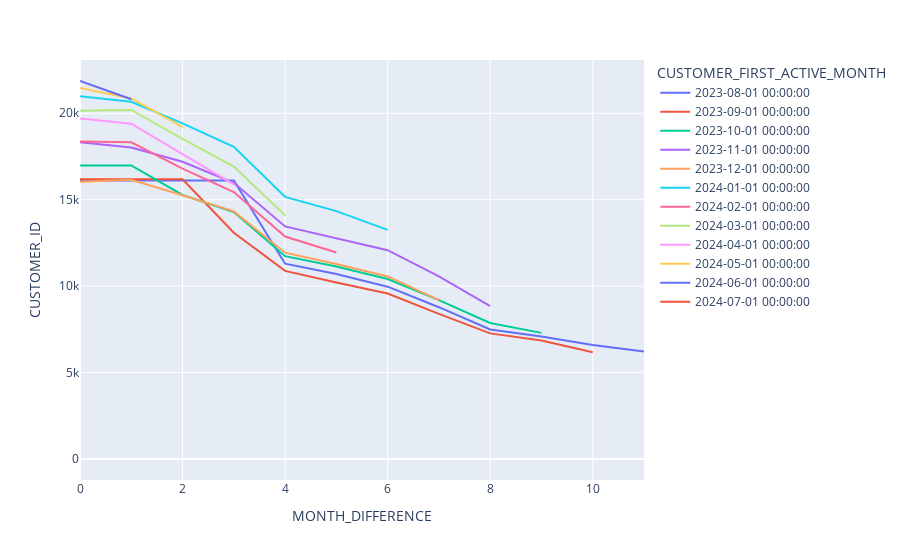
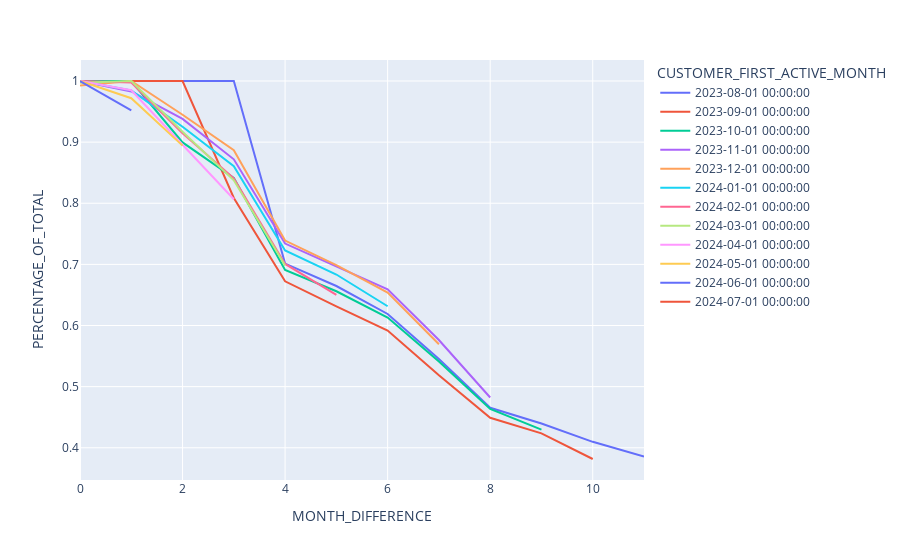

Source (notebook cell) for these figures, in order:
### Code cell
##Draw some retention curves for easy analysis across cohorts

## Just show last year for cleaner retention curves 
month_grouping = month_grouping[month_grouping['CUSTOMER_FIRST_ACTIVE_MONTH'] >= '2023-08-01 00:00:00']
fig = px.line(month_grouping, x="MONTH_DIFFERENCE", y="CUSTOMER_ID", color='CUSTOMER_FIRST_ACTIVE_MONTH')
fig.show()


month_grouping['PERCENTAGE_OF_TOTAL'] = month_grouping['CUSTOMER_ID'] / month_grouping.groupby('CUSTOMER_FIRST_ACTIVE_MONTH')['CUSTOMER_ID'].transform('max')
fig = px.line(month_grouping, x="MONTH_DIFFERENCE", y="PERCENTAGE_OF_TOTAL", color='CUSTOMER_FIRST_ACTIVE_MONTH')
fig.show()

### Figure 1 — Plotly figure (JSON) as saved in the notebook; plotly's stock layout.template omitted (floating-point values rounded to 4 significant figures)
{"data": [{"hovertemplate": "CUSTOMER_FIRST_ACTIVE_MONTH=2023-08-01 00:00:00<br>MONTH_DIFFERENCE=%{x}<br>CUSTOMER_ID=%{y}<extra></extra>", "legendgroup": "2023-08-01 00:00:00", "line": {"color": "#636efa", "dash": "solid"}, "marker": {"symbol": "circle"}, "mode": "lines", "name": "2023-08-01 00:00:00", "orientation": "v", "showlegend": true, "type": "scatter", "x": [0, 1, 2, 3, 4, 5, 6, 7, 8, 9, 10, 11], "xaxis": "x", "y": [16109, 16109, 16109, 16109, 11298, 10706, 9969, 8782, 7496, 7082, 6600, 6212], "yaxis": "y"}, {"hovertemplate": "CUSTOMER_FIRST_ACTIVE_MONTH=2023-09-01 00:00:00<br>MONTH_DIFFERENCE=%{x}<br>CUSTOMER_ID=%{y}<extra></extra>", "legendgroup": "2023-09-01 00:00:00", "line": {"color": "#EF553B", "dash": "solid"}, "marker": {"symbol": "circle"}, "mode": "lines", "name": "2023-09-01 00:00:00", "orientation": "v", "showlegend": true, "type": "scatter", "x": [0, 1, 2, 3, 4, 5, 6, 7, 8, 9, 10], "xaxis": "x", "y": [16184, 16184, 16184, 13088, 10881, 10216, 9577, 8392, 7268, 6856, 6176], "yaxis": "y"}, {"hovertemplate": "CUSTOMER_FIRST_ACTIVE_MONTH=2023-10-01 00:00:00<br>MONTH_DIFFERENCE=%{x}<br>CUSTOMER_ID=%{y}<extra></extra>", "legendgroup": "2023-10-01 00:00:00", "line": {"color": "#00cc96", "dash": "solid"}, "marker": {"symbol": "circle"}, "mode": "lines", "name": "2023-10-01 00:00:00", "orientation": "v", "showlegend": true, "type": "scatter", "x": [0, 1, 2, 3, 4, 5, 6, 7, 8, 9], "xaxis": "x", "y": [16981, 16981, 15275, 14285, 11734, 11140, 10411, 9190, 7873, 7298], "yaxis": "y"}, {"hovertemplate": "CUSTOMER_FIRST_ACTIVE_MONTH=2023-11-01 00:00:00<br>MONTH_DIFFERENCE=%{x}<br>CUSTOMER_ID=%{y}<extra></extra>", "legendgroup": "2023-11-01 00:00:00", "line": {"color": "#ab63fa", "dash": "solid"}, "marker": {"symbol": "circle"}, "mode": "lines", "name": "2023-11-01 00:00:00", "orientation": "v", "showlegend": true, "type": "scatter", "x": [0, 1, 2, 3, 4, 5, 6, 7, 8], "xaxis": "x", "y": [18329, 18016, 17194, 15980, 13454, 12779, 12081, 10563, 8839], "yaxis": "y"}, {"hovertemplate": "CUSTOMER_FIRST_ACTIVE_MONTH=2023-12-01 00:00:00<br>MONTH_DIFFERENCE=%{x}<br>CUSTOMER_ID=%{y}<extra></extra>", "legendgroup": "2023-12-01 00:00:00", "line": {"color": "#FFA15A", "dash": "solid"}, "marker": {"symbol": "circle"}, "mode": "lines", "name": "2023-12-01 00:00:00", "orientation": "v", "showlegend": true, "type": "scatter", "x": [0, 1, 2, 3, 4, 5, 6, 7], "xaxis": "x", "y": [16035, 16152, 15261, 14323, 11936, 11286, 10562, 9196], "yaxis": "y"}, {"hovertemplate": "CUSTOMER_FIRST_ACTIVE_MONTH=2024-01-01 00:00:00<br>MONTH_DIFFERENCE=%{x}<br>CUSTOMER_ID=%{y}<extra></extra>", "legendgroup": "2024-01-01 00:00:00", "line": {"color": "#19d3f3", "dash": "solid"}, "marker": {"symbol": "circle"}, "mode": "lines", "name": "2024-01-01 00:00:00", "orientation": "v", "showlegend": true, "type": "scatter", "x": [0, 1, 2, 3, 4, 5, 6], "xaxis": "x", "y": [20986, 20664, 19416, 18062, 15166, 14342, 13253], "yaxis": "y"}, {"hovertemplate": "CUSTOMER_FIRST_ACTIVE_MONTH=2024-02-01 00:00:00<br>MONTH_DIFFERENCE=%{x}<br>CUSTOMER_ID=%{y}<extra></extra>", "legendgroup": "2024-02-01 00:00:00", "line": {"color": "#FF6692", "dash": "solid"}, "marker": {"symbol": "circle"}, "mode": "lines", "name": "2024-02-01 00:00:00", "orientation": "v", "showlegend": true, "type": "scatter", "x": [0, 1, 2, 3, 4, 5], "xaxis": "x", "y": [18369, 18322, 16798, 15444, 12871, 11944], "yaxis": "y"}, {"hovertemplate": "CUSTOMER_FIRST_ACTIVE_MONTH=2024-03-01 00:00:00<br>MONTH_DIFFERENCE=%{x}<br>CUSTOMER_ID=%{y}<extra></extra>", "legendgroup": "2024-03-01 00:00:00", "line": {"color": "#B6E880", "dash": "solid"}, "marker": {"symbol": "circle"}, "mode": "lines", "name": "2024-03-01 00:00:00", "orientation": "v", "showlegend": true, "type": "scatter", "x": [0, 1, 2, 3, 4], "xaxis": "x", "y": [20142, 20196, 18517, 16914, 14099], "yaxis": "y"}, {"hovertemplate": "CUSTOMER_FIRST_ACTIVE_MONTH=2024-04-01 00:00:00<br>MONTH_DIFFERENCE=%{x}<br>CUSTOMER_ID=%{y}<extra></extra>", "legendgroup": "2024-04-01 00:00:00", "line": {"color": "#FF97FF", "dash": "solid"}, "marker": {"symbol": "circle"}, "mode": "lines", "name": "2024-04-01 00:00:00", "orientation": "v", "showlegend": true, "type": "scatter", "x": [0, 1, 2, 3], "xaxis": "x", "y": [19695, 19398, 17642, 15887], "yaxis": "y"}, {"hovertemplate": "CUSTOMER_FIRST_ACTIVE_MONTH=2024-05-01 00:00:00<br>MONTH_DIFFERENCE=%{x}<br>CUSTOMER_ID=%{y}<extra></extra>", "legendgroup": "2024-05-01 00:00:00", "line": {"color": "#FECB52", "dash": "solid"}, "marker": {"symbol": "circle"}, "mode": "lines", "name": "2024-05-01 00:00:00", "orientation": "v", "showlegend": true, "type": "scatter", "x": [0, 1, 2], "xaxis": "x", "y": [21463, 20859, 19194], "yaxis": "y"}, {"hovertemplate": "CUSTOMER_FIRST_ACTIVE_MONTH=2024-06-01 00:00:00<br>MONTH_DIFFERENCE=%{x}<br>CUSTOMER_ID=%{y}<extra></extra>", "legendgroup": "2024-06-01 00:00:00", "line": {"color": "#636efa", "dash": "solid"}, "marker": {"symbol": "circle"}, "mode": "lines", "name": "2024-06-01 00:00:00", "orientation": "v", "showlegend": true, "type": "scatter", "x": [0, 1], "xaxis": "x", "y": [21867, 20812], "yaxis": "y"}, {"hovertemplate": "CUSTOMER_FIRST_ACTIVE_MONTH=2024-07-01 00:00:00<br>MONTH_DIFFERENCE=%{x}<br>CUSTOMER_ID=%{y}<extra></extra>", "legendgroup": "2024-07-01 00:00:00", "line": {"color": "#EF553B", "dash": "solid"}, "marker": {"symbol": "circle"}, "mode": "lines", "name": "2024-07-01 00:00:00", "orientation": "v", "showlegend": true, "type": "scatter", "x": [0], "xaxis": "x", "y": [1], "yaxis": "y"}], "layout": {"autosize": true, "legend": {"title": {"text": "CUSTOMER_FIRST_ACTIVE_MONTH"}, "tracegroupgap": 0}, "margin": {"t": 60}, "xaxis": {"anchor": "y", "autorange": true, "domain": [0, 1], "range": [0, 11], "title": {"text": "MONTH_DIFFERENCE"}, "type": "linear"}, "yaxis": {"anchor": "x", "autorange": true, "domain": [0, 1], "range": [-1214.0, 23080.0], "title": {"text": "CUSTOMER_ID"}, "type": "linear"}}}

### Figure 2 — Plotly figure (JSON) as saved in the notebook; plotly's stock layout.template omitted (floating-point values rounded to 4 significant figures)
{"data": [{"hovertemplate": "CUSTOMER_FIRST_ACTIVE_MONTH=2023-08-01 00:00:00<br>MONTH_DIFFERENCE=%{x}<br>PERCENTAGE_OF_TOTAL=%{y}<extra></extra>", "legendgroup": "2023-08-01 00:00:00", "line": {"color": "#636efa", "dash": "solid"}, "marker": {"symbol": "circle"}, "mode": "lines", "name": "2023-08-01 00:00:00", "orientation": "v", "showlegend": true, "type": "scatter", "x": [0, 1, 2, 3, 4, 5, 6, 7, 8, 9, 10, 11], "xaxis": "x", "y": [1, 1, 1, 1, 0.7013, 0.6646, 0.6188, 0.5452, 0.4653, 0.4396, 0.4097, 0.3856], "yaxis": "y"}, {"hovertemplate": "CUSTOMER_FIRST_ACTIVE_MONTH=2023-09-01 00:00:00<br>MONTH_DIFFERENCE=%{x}<br>PERCENTAGE_OF_TOTAL=%{y}<extra></extra>", "legendgroup": "2023-09-01 00:00:00", "line": {"color": "#EF553B", "dash": "solid"}, "marker": {"symbol": "circle"}, "mode": "lines", "name": "2023-09-01 00:00:00", "orientation": "v", "showlegend": true, "type": "scatter", "x": [0, 1, 2, 3, 4, 5, 6, 7, 8, 9, 10], "xaxis": "x", "y": [1, 1, 1, 0.8087, 0.6723, 0.6312, 0.5918, 0.5185, 0.4491, 0.4236, 0.3816], "yaxis": "y"}, {"hovertemplate": "CUSTOMER_FIRST_ACTIVE_MONTH=2023-10-01 00:00:00<br>MONTH_DIFFERENCE=%{x}<br>PERCENTAGE_OF_TOTAL=%{y}<extra></extra>", "legendgroup": "2023-10-01 00:00:00", "line": {"color": "#00cc96", "dash": "solid"}, "marker": {"symbol": "circle"}, "mode": "lines", "name": "2023-10-01 00:00:00", "orientation": "v", "showlegend": true, "type": "scatter", "x": [0, 1, 2, 3, 4, 5, 6, 7, 8, 9], "xaxis": "x", "y": [1, 1, 0.8995, 0.8412, 0.691, 0.656, 0.6131, 0.5412, 0.4636, 0.4298], "yaxis": "y"}, {"hovertemplate": "CUSTOMER_FIRST_ACTIVE_MONTH=2023-11-01 00:00:00<br>MONTH_DIFFERENCE=%{x}<br>PERCENTAGE_OF_TOTAL=%{y}<extra></extra>", "legendgroup": "2023-11-01 00:00:00", "line": {"color": "#ab63fa", "dash": "solid"}, "marker": {"symbol": "circle"}, "mode": "lines", "name": "2023-11-01 00:00:00", "orientation": "v", "showlegend": true, "type": "scatter", "x": [0, 1, 2, 3, 4, 5, 6, 7, 8], "xaxis": "x", "y": [1, 0.9829, 0.9381, 0.8718, 0.734, 0.6972, 0.6591, 0.5763, 0.4822], "yaxis": "y"}, {"hovertemplate": "CUSTOMER_FIRST_ACTIVE_MONTH=2023-12-01 00:00:00<br>MONTH_DIFFERENCE=%{x}<br>PERCENTAGE_OF_TOTAL=%{y}<extra></extra>", "legendgroup": "2023-12-01 00:00:00", "line": {"color": "#FFA15A", "dash": "solid"}, "marker": {"symbol": "circle"}, "mode": "lines", "name": "2023-12-01 00:00:00", "orientation": "v", "showlegend": true, "type": "scatter", "x": [0, 1, 2, 3, 4, 5, 6, 7], "xaxis": "x", "y": [0.9928, 1, 0.9448, 0.8868, 0.739, 0.6987, 0.6539, 0.5693], "yaxis": "y"}, {"hovertemplate": "CUSTOMER_FIRST_ACTIVE_MONTH=2024-01-01 00:00:00<br>MONTH_DIFFERENCE=%{x}<br>PERCENTAGE_OF_TOTAL=%{y}<extra></extra>", "legendgroup": "2024-01-01 00:00:00", "line": {"color": "#19d3f3", "dash": "solid"}, "marker": {"symbol": "circle"}, "mode": "lines", "name": "2024-01-01 00:00:00", "orientation": "v", "showlegend": true, "type": "scatter", "x": [0, 1, 2, 3, 4, 5, 6], "xaxis": "x", "y": [1, 0.9847, 0.9252, 0.8607, 0.7227, 0.6834, 0.6315], "yaxis": "y"}, {"hovertemplate": "CUSTOMER_FIRST_ACTIVE_MONTH=2024-02-01 00:00:00<br>MONTH_DIFFERENCE=%{x}<br>PERCENTAGE_OF_TOTAL=%{y}<extra></extra>", "legendgroup": "2024-02-01 00:00:00", "line": {"color": "#FF6692", "dash": "solid"}, "marker": {"symbol": "circle"}, "mode": "lines", "name": "2024-02-01 00:00:00", "orientation": "v", "showlegend": true, "type": "scatter", "x": [0, 1, 2, 3, 4, 5], "xaxis": "x", "y": [1, 0.9974, 0.9145, 0.8408, 0.7007, 0.6502], "yaxis": "y"}, {"hovertemplate": "CUSTOMER_FIRST_ACTIVE_MONTH=2024-03-01 00:00:00<br>MONTH_DIFFERENCE=%{x}<br>PERCENTAGE_OF_TOTAL=%{y}<extra></extra>", "legendgroup": "2024-03-01 00:00:00", "line": {"color": "#B6E880", "dash": "solid"}, "marker": {"symbol": "circle"}, "mode": "lines", "name": "2024-03-01 00:00:00", "orientation": "v", "showlegend": true, "type": "scatter", "x": [0, 1, 2, 3, 4], "xaxis": "x", "y": [0.9973, 1, 0.9169, 0.8375, 0.6981], "yaxis": "y"}, {"hovertemplate": "CUSTOMER_FIRST_ACTIVE_MONTH=2024-04-01 00:00:00<br>MONTH_DIFFERENCE=%{x}<br>PERCENTAGE_OF_TOTAL=%{y}<extra></extra>", "legendgroup": "2024-04-01 00:00:00", "line": {"color": "#FF97FF", "dash": "solid"}, "marker": {"symbol": "circle"}, "mode": "lines", "name": "2024-04-01 00:00:00", "orientation": "v", "showlegend": true, "type": "scatter", "x": [0, 1, 2, 3], "xaxis": "x", "y": [1, 0.9849, 0.8958, 0.8067], "yaxis": "y"}, {"hovertemplate": "CUSTOMER_FIRST_ACTIVE_MONTH=2024-05-01 00:00:00<br>MONTH_DIFFERENCE=%{x}<br>PERCENTAGE_OF_TOTAL=%{y}<extra></extra>", "legendgroup": "2024-05-01 00:00:00", "line": {"color": "#FECB52", "dash": "solid"}, "marker": {"symbol": "circle"}, "mode": "lines", "name": "2024-05-01 00:00:00", "orientation": "v", "showlegend": true, "type": "scatter", "x": [0, 1, 2], "xaxis": "x", "y": [1, 0.9719, 0.8943], "yaxis": "y"}, {"hovertemplate": "CUSTOMER_FIRST_ACTIVE_MONTH=2024-06-01 00:00:00<br>MONTH_DIFFERENCE=%{x}<br>PERCENTAGE_OF_TOTAL=%{y}<extra></extra>", "legendgroup": "2024-06-01 00:00:00", "line": {"color": "#636efa", "dash": "solid"}, "marker": {"symbol": "circle"}, "mode": "lines", "name": "2024-06-01 00:00:00", "orientation": "v", "showlegend": true, "type": "scatter", "x": [0, 1], "xaxis": "x", "y": [1, 0.9518], "yaxis": "y"}, {"hovertemplate": "CUSTOMER_FIRST_ACTIVE_MONTH=2024-07-01 00:00:00<br>MONTH_DIFFERENCE=%{x}<br>PERCENTAGE_OF_TOTAL=%{y}<extra></extra>", "legendgroup": "2024-07-01 00:00:00", "line": {"color": "#EF553B", "dash": "solid"}, "marker": {"symbol": "circle"}, "mode": "lines", "name": "2024-07-01 00:00:00", "orientation": "v", "showlegend": true, "type": "scatter", "x": [0], "xaxis": "x", "y": [1], "yaxis": "y"}], "layout": {"autosize": true, "legend": {"title": {"text": "CUSTOMER_FIRST_ACTIVE_MONTH"}, "tracegroupgap": 0}, "margin": {"t": 60}, "xaxis": {"anchor": "y", "autorange": true, "domain": [0, 1], "range": [0, 11], "title": {"text": "MONTH_DIFFERENCE"}, "type": "linear"}, "yaxis": {"anchor": "x", "autorange": true, "domain": [0, 1], "range": [0.3473, 1.034], "title": {"text": "PERCENTAGE_OF_TOTAL"}, "type": "linear"}}}
